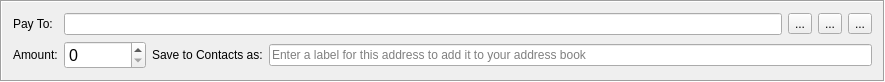
<?xml version="1.0" encoding="UTF-8"?>
<ui version="4.0">
 <class>TransferFrame</class>
 <widget class="QFrame" name="TransferFrame">
  <property name="geometry">
   <rect>
    <x>0</x>
    <y>0</y>
    <width>885</width>
    <height>80</height>
   </rect>
  </property>
  <property name="windowTitle">
   <string>Frame</string>
  </property>
  <property name="frameShape">
   <enum>QFrame::Box</enum>
  </property>
  <property name="frameShadow">
   <enum>QFrame::Sunken</enum>
  </property>
  <layout class="QGridLayout" name="gridLayout">
   <item row="0" column="0">
    <widget class="QLabel" name="label">
     <property name="text">
      <string>Pay To:</string>
     </property>
    </widget>
   </item>
   <item row="0" column="1" colspan="2">
    <layout class="QHBoxLayout" name="horizontalLayout_2">
     <item>
      <widget class="QLineEdit" name="m_addressEdit">
       <property name="clearButtonEnabled">
        <bool>false</bool>
       </property>
      </widget>
     </item>
     <item>
      <widget class="QToolButton" name="m_addressBookButton">
       <property name="toolTip">
        <string>Select recipient from Address Book</string>
       </property>
       <property name="text">
        <string>...</string>
       </property>
       <property name="icon">
        <iconset resource="../../resources.qrc">
         <normaloff>:/icons/add_recepient</normaloff>:/icons/add_recepient</iconset>
       </property>
      </widget>
     </item>
     <item>
      <widget class="QToolButton" name="m_pasteButton">
       <property name="toolTip">
        <string>Paste from clipboard</string>
       </property>
       <property name="text">
        <string>...</string>
       </property>
       <property name="icon">
        <iconset resource="../../resources.qrc">
         <normaloff>:/icons/paste</normaloff>:/icons/paste</iconset>
       </property>
      </widget>
     </item>
     <item>
      <widget class="QToolButton" name="m_removeButton">
       <property name="toolTip">
        <string>Remove recepient</string>
       </property>
       <property name="text">
        <string>...</string>
       </property>
       <property name="icon">
        <iconset resource="../../resources.qrc">
         <normaloff>:/icons/remove</normaloff>:/icons/remove</iconset>
       </property>
      </widget>
     </item>
    </layout>
   </item>
   <item row="1" column="0">
    <widget class="QLabel" name="label_3">
     <property name="text">
      <string>Amount:</string>
     </property>
    </widget>
   </item>
   <item row="1" column="1">
    <widget class="QDoubleSpinBox" name="m_amountSpin">
     <property name="font">
      <font>
       <pointsize>12</pointsize>
      </font>
     </property>
     <property name="cursor">
      <cursorShape>IBeamCursor</cursorShape>
     </property>
     <property name="layoutDirection">
      <enum>Qt::LeftToRight</enum>
     </property>
     <property name="locale">
      <locale language="English" country="UnitedStates"/>
     </property>
     <property name="suffix">
      <string notr="true"/>
     </property>
     <property name="decimals">
      <number>0</number>
     </property>
     <property name="maximum">
      <double>99999999999</double>
     </property>
    </widget>
   </item>
   <item row="1" column="2">
    <layout class="QHBoxLayout" name="horizontalLayout">
     <item>
      <widget class="QLabel" name="label_2">
       <property name="text">
        <string>Save to Contacts as:</string>
       </property>
      </widget>
     </item>
     <item>
      <widget class="QLineEdit" name="m_labelEdit">
       <property name="maxLength">
        <number>50</number>
       </property>
       <property name="placeholderText">
        <string>Enter a label for this address to add it to your address book</string>
       </property>
      </widget>
     </item>
    </layout>
   </item>
  </layout>
 </widget>
 <tabstops>
  <tabstop>m_addressEdit</tabstop>
  <tabstop>m_amountSpin</tabstop>
  <tabstop>m_labelEdit</tabstop>
  <tabstop>m_addressBookButton</tabstop>
  <tabstop>m_pasteButton</tabstop>
  <tabstop>m_removeButton</tabstop>
 </tabstops>
 <resources>
  <include location="../../resources.qrc"/>
 </resources>
 <connections>
  <connection>
   <sender>m_removeButton</sender>
   <signal>clicked()</signal>
   <receiver>TransferFrame</receiver>
   <slot>close()</slot>
   <hints>
    <hint type="sourcelabel">
     <x>862</x>
     <y>21</y>
    </hint>
    <hint type="destinationlabel">
     <x>442</x>
     <y>60</y>
    </hint>
   </hints>
  </connection>
  <connection>
   <sender>m_addressBookButton</sender>
   <signal>clicked()</signal>
   <receiver>TransferFrame</receiver>
   <slot>addressBookClicked()</slot>
   <hints>
    <hint type="sourcelabel">
     <x>786</x>
     <y>21</y>
    </hint>
    <hint type="destinationlabel">
     <x>442</x>
     <y>60</y>
    </hint>
   </hints>
  </connection>
  <connection>
   <sender>m_pasteButton</sender>
   <signal>clicked()</signal>
   <receiver>TransferFrame</receiver>
   <slot>pasteClicked()</slot>
   <hints>
    <hint type="sourcelabel">
     <x>824</x>
     <y>21</y>
    </hint>
    <hint type="destinationlabel">
     <x>442</x>
     <y>60</y>
    </hint>
   </hints>
  </connection>
  <connection>
   <sender>m_amountSpin</sender>
   <signal>valueChanged(double)</signal>
   <receiver>TransferFrame</receiver>
   <slot>amountValueChange()</slot>
   <hints>
    <hint type="sourcelabel">
     <x>150</x>
     <y>56</y>
    </hint>
    <hint type="destinationlabel">
     <x>442</x>
     <y>39</y>
    </hint>
   </hints>
  </connection>
  <connection>
   <sender>m_removeButton</sender>
   <signal>clicked()</signal>
   <receiver>TransferFrame</receiver>
   <slot>amountValueChange()</slot>
   <hints>
    <hint type="sourcelabel">
     <x>861</x>
     <y>23</y>
    </hint>
    <hint type="destinationlabel">
     <x>442</x>
     <y>39</y>
    </hint>
   </hints>
  </connection>
  <connection>
   <sender>m_addressEdit</sender>
   <signal>textEdited(QString)</signal>
   <receiver>TransferFrame</receiver>
   <slot>addressEdited(QString)</slot>
   <hints>
    <hint type="sourcelabel">
     <x>460</x>
     <y>18</y>
    </hint>
    <hint type="destinationlabel">
     <x>442</x>
     <y>66</y>
    </hint>
   </hints>
  </connection>
 </connections>
 <slots>
  <slot>addressBookClicked()</slot>
  <slot>pasteClicked()</slot>
  <slot>addressEdited(QString)</slot>
 </slots>
</ui>
